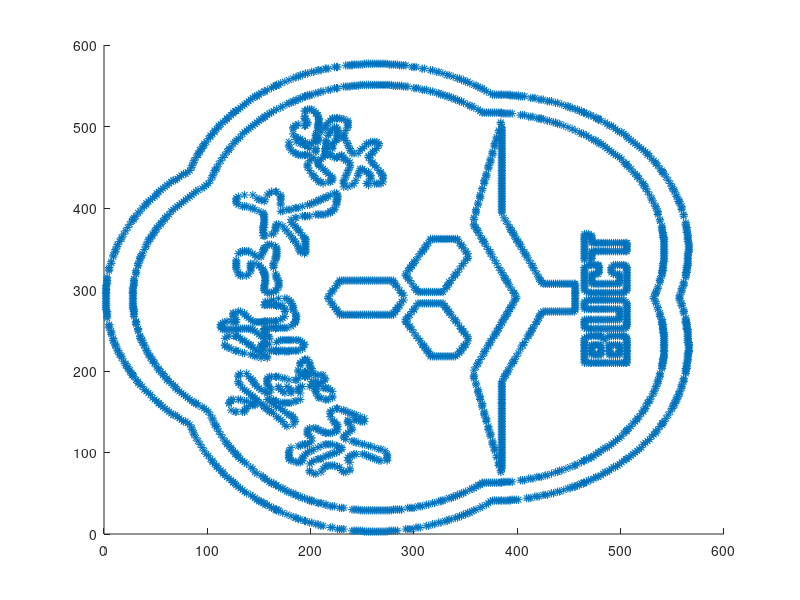

Write MATLAB code to recreate this figure. (Note: this script raises an error after producing the figure.)

clc,clear
load("sol_best_GA.mat");
load("dot_loca.mat");

m=size(dot_loca,1);
scatter(dot_loca(:,1),dot_loca(:,2),'*')
hold on

M=moviein(m);
for i=1:m-1
    X=[dot_loca(sol_best_GA(i),1) dot_loca(sol_best_GA(i+1),1)];
    Y=[dot_loca(sol_best_GA(i),2) dot_loca(sol_best_GA(i+1),2)];
    plot(X,Y,'b-')
    hold on
    M(i)=getframe;
    I=frame2im(M(i));
    [I,map]=rgb2ind(I,256);
    if i == 1
    imwrite(I,map,'test.gif','gif','Loopcount',inf,'DelayTime',0.2);

    else
    imwrite(I,map,'test.gif','gif','WriteMode','append','DelayTime',0.2);
    end
end

movie(M);
%DrawPath(sol_best,dot_loca);
